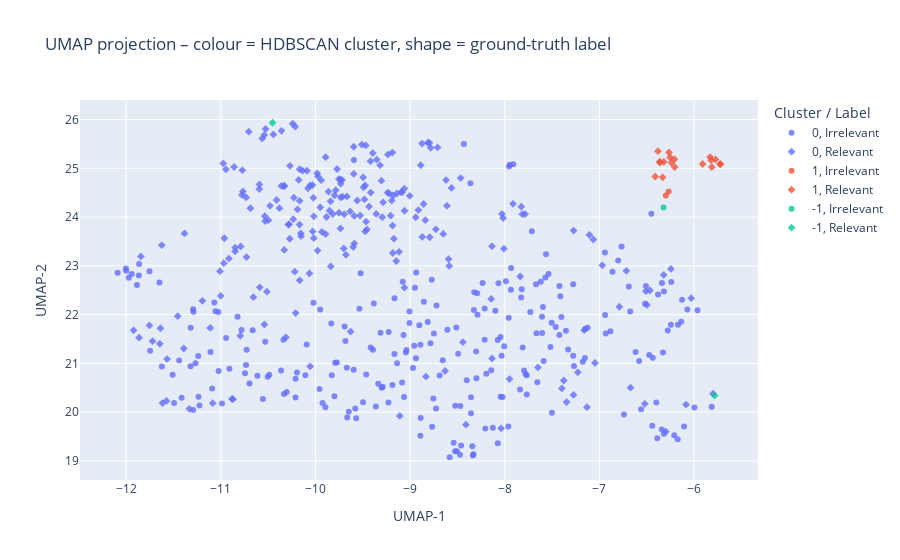

Write notebook code for a chart like this one.
### Markdown cell above
## 4.7 Embedding Visualisations  
### UMAP + HDBSCAN Scatter  

To truly understand how relevance emerges from text, we need to see the landscape itself. By projecting high-dimensional TF–IDF vectors into two dimensions using **UMAP**, we reveal the hidden geometry of app descriptions. Then, with **HDBSCAN**, we uncover dense semantic neighborhoods; natural clusters that may or may not align with our manual labels.

- **Objective:** Explore the organic structure of app descriptions in 2D space and assess how well our ground-truth labels reflect these semantic groupings.  
- **UMAP Projection:** Preserves both global and local relationships in the data, mapping each app into a position on the “UMAP-1” and “UMAP-2” axes, like plotting stars in a galaxy of meaning.

This visualisation sets the stage for the next step: examining how decision boundaries interact with these clusters. Are our models drawing lines through coherent regions, or slicing across semantic seams? Let’s find out.

### Code cell
import umap.umap_ as umap
from sklearn.cluster import HDBSCAN
import plotly.express as px

# Load the TF-IDF vectorized data from last notebook
X_tfidf = joblib.load(BASE_DIR / "checkpoints/X_tfidf_vectorized.pkl")

# Load the transformed DataFrame
df_transformed = pd.read_csv(BASE_DIR / "data/03_df_transformed.csv")

# UMAP coordinates
reducer = umap.UMAP(n_neighbors=30, min_dist=0.3, metric="hellinger", random_state=SEED)
coords = reducer.fit_transform(X_tfidf)

# Density-based clusters
hdb = HDBSCAN(min_cluster_size=15, min_samples=10)
hdb_labels = hdb.fit_predict(coords)

# Hover text
plot_df = pd.DataFrame({
    "x": coords[:, 0],
    "y": coords[:, 1],
    "cluster": hdb_labels.astype(str),
    "LabelTxt": y.reset_index(drop=True).map({1: "Relevant", 0: "Irrelevant"}),
    "App": df_transformed.loc[y.index, "AppName"],          # short title
    "ID":  df_transformed.loc[y.index, "fioriId"],          # SAP ID
    "Snippet": df_final.loc[y.index, "all_text_label"].str[:80]
})

fig = px.scatter(
    plot_df,
    x="x", y="y",
    color="cluster",
    symbol="LabelTxt",
    hover_name="App",
    hover_data={"ID": True, "Snippet": True, "x": False, "y": False},
    opacity=0.8,
    title="UMAP projection – colour = HDBSCAN cluster, shape = ground-truth label"
)
fig.update_layout(xaxis_title="UMAP-1", yaxis_title="UMAP-2", legend_title="Cluster / Label")
fig.write_html(BASE_DIR / "reports/umap_hdbscan_clusters.html")
fig.show()

### Figure 1 — Plotly figure (JSON) as saved in the notebook; plotly's stock layout.template omitted (floating-point values rounded to 4 significant figures; data arrays with more than 128 entries replaced by an {"elided": "..."} marker saying what was removed)
{"data": [{"customdata": {"elided": "247x2 str values"}, "hovertemplate": "<b>%{hovertext}</b><br><br>cluster=0<br>LabelTxt=Irrelevant<br>ID=%{customdata[0]}<br>Snippet=%{customdata[1]}<extra></extra>", "hovertext": {"elided": "247 str values"}, "legendgroup": "0, Irrelevant", "marker": {"color": "#636efa", "opacity": 0.8, "symbol": "circle"}, "mode": "markers", "name": "0, Irrelevant", "orientation": "v", "showlegend": true, "type": "scatter", "x": {"elided": "247 float values"}, "xaxis": "x", "y": {"elided": "247 float values"}, "yaxis": "y"}, {"customdata": {"elided": "230x2 str values"}, "hovertemplate": "<b>%{hovertext}</b><br><br>cluster=0<br>LabelTxt=Relevant<br>ID=%{customdata[0]}<br>Snippet=%{customdata[1]}<extra></extra>", "hovertext": {"elided": "230 str values"}, "legendgroup": "0, Relevant", "marker": {"color": "#636efa", "opacity": 0.8, "symbol": "diamond"}, "mode": "markers", "name": "0, Relevant", "orientation": "v", "showlegend": true, "type": "scatter", "x": {"elided": "230 float values"}, "xaxis": "x", "y": {"elided": "230 float values"}, "yaxis": "y"}, {"customdata": [["F5717", "Maintain DN Downstream Nodes Hydrocarbon Analyst (Oil & Gas) : Is responsible fo"], ["F7768", "Manage Observation Rulesets Define a series of Observation Rulesets that can per"]], "hovertemplate": "<b>%{hovertext}</b><br><br>cluster=1<br>LabelTxt=Irrelevant<br>ID=%{customdata[0]}<br>Snippet=%{customdata[1]}<extra></extra>", "hovertext": ["Delivery Network Downstream Node", "Manage Observation Rulesets"], "legendgroup": "1, Irrelevant", "marker": {"color": "#EF553B", "opacity": 0.8, "symbol": "circle"}, "mode": "markers", "name": "1, Irrelevant", "orientation": "v", "showlegend": true, "type": "scatter", "x": [-6.268, -6.298], "xaxis": "x", "y": [24.52, 24.44], "yaxis": "y"}, {"customdata": [["O3UX7_WY_MKTOVR", "WYGP Marketing Xref Override This app is a SAP GUI for HTML transaction. These c"], ["O3UREP_GROUP_MAINT", "Regulatory Reporting EIA-914 Group Maintenance This app is a SAP GUI for HTML tr"], ["O3UVL_TPA0", "Tax Processing Allowance This app is a SAP GUI for HTML transaction. These class"], ["_PRA_FP_VAR_SAL_MO", "ONRR-2014 Variance by Sales Month This app is a SAP GUI for HTML transaction. Th"], ["O3U_WCD3", "Display Well Completion Dated This app is a SAP GUI for HTML transaction. These "], ["_PRA_AR_CNTRL_RPT", "AR Reconcilation Report This app is a SAP GUI for HTML transaction. These classi"], ["_PRA_FP_S6RTOVR", "Maintain Section 6 Rate Override This app is a SAP GUI for HTML transaction. The"], ["O3U_DI6", "Delete DOI This app is a SAP GUI for HTML transaction. These classic transaction"], ["O3UOW_OTX", "Execute Owner Request This app is a SAP GUI for HTML transaction. These classic "], ["O3U_TCM6", "Delete WC/DN Theoretical Calculation Method This app is a SAP GUI for HTML trans"], ["O3UVL_WLTAX_R", "Well Completion - Tax Class Report This app is a SAP GUI for HTML transaction. T"], ["_PRA_GT_MASTER", "Maintain Gen Tax Master This app is a SAP GUI for HTML transaction. These classi"], ["_PRA_FP_LEASE", "Maintain Lease This app is a SAP GUI for HTML transaction. These classic transac"], ["O3U_DI1", "Create DOI This app is a SAP GUI for HTML transaction. These classic transaction"], ["O3U_PC019", "Capacity List Processing This app is a SAP GUI for HTML transaction. These class"], ["_PRA_ESCH_HST_CLN", "Un-Escheat Owner This app is a SAP GUI for HTML transaction. These classic trans"], ["O3U_JV3", "Display Joint Venture This app is a SAP GUI for HTML transaction. These classic "], ["O3UT5_SOLE", "Maintain OKGP15 SOL Exception This app is a SAP GUI for HTML transaction. These "]], "hovertemplate": "<b>%{hovertext}</b><br><br>cluster=1<br>LabelTxt=Relevant<br>ID=%{customdata[0]}<br>Snippet=%{customdata[1]}<extra></extra>", "hovertext": ["WYGP Marketing Xref Override", "Regulatory Reporting EIA-914 Group Maintenance", "Tax Processing Allowance", "ONRR-2014 Variance by Sales Month", "Display Well Completion Dated", "AR Reconcilation Report", "Maintain Section 6 Rate Override", "Delete DOI", "Execute Owner Request", "Delete WC/DN Theoretical Calculation Method", "Well Completion - Tax Class Report", "Maintain Gen Tax Master", "Maintain Lease", "Create DOI", "Capacity List Processing", "Un-Escheat Owner", "Display Joint Venture", "Maintain OKGP15 SOL Exception"], "legendgroup": "1, Relevant", "marker": {"color": "#EF553B", "opacity": 0.8, "symbol": "diamond"}, "mode": "markers", "name": "1, Relevant", "orientation": "v", "showlegend": true, "type": "scatter", "x": [-5.722, -5.82, -6.32, -5.812, -6.332, -6.207, -5.909, -6.253, -6.239, -6.41, -6.381, -5.83, -5.773, -6.362, -6.264, -6.205, -6.36, -5.724], "xaxis": "x", "y": [25.08, 25.17, 25.13, 25.03, 24.82, 25.19, 25.09, 25.22, 25.12, 24.83, 25.35, 25.23, 25.18, 25.14, 25.33, 25.03, 25.12, 25.09], "yaxis": "y"}, {"customdata": [["F1046", "Analyze Production Allocation - Show the Allocation Results View the aggregated "]], "hovertemplate": "<b>%{hovertext}</b><br><br>cluster=-1<br>LabelTxt=Irrelevant<br>ID=%{customdata[0]}<br>Snippet=%{customdata[1]}<extra></extra>", "hovertext": ["Analyze Production Allocation"], "legendgroup": "-1, Irrelevant", "marker": {"color": "#00cc96", "opacity": 0.8, "symbol": "circle"}, "mode": "markers", "name": "-1, Irrelevant", "orientation": "v", "showlegend": true, "type": "scatter", "x": [-6.322], "xaxis": "x", "y": [24.19], "yaxis": "y"}, {"customdata": [["EHENV_UI_SCEN_EDIT_OVP (EHENV_UI_SCEN_EDIT_OVP)", "This app is a Web Dynpro for ABAP application. These classic applications are av"], ["GJRT", "Rate Type for Overhead Burden This app is a SAP GUI for HTML transaction. These "]], "hovertemplate": "<b>%{hovertext}</b><br><br>cluster=-1<br>LabelTxt=Relevant<br>ID=%{customdata[0]}<br>Snippet=%{customdata[1]}<extra></extra>", "hovertext": ["Display Compliance Scenario, Edit Compliance Scenario", "Rate Type for Overhead Burden"], "legendgroup": "-1, Relevant", "marker": {"color": "#00cc96", "opacity": 0.8, "symbol": "diamond"}, "mode": "markers", "name": "-1, Relevant", "orientation": "v", "showlegend": true, "type": "scatter", "x": [-5.783, -10.45], "xaxis": "x", "y": [20.34, 25.93], "yaxis": "y"}], "layout": {"legend": {"title": {"text": "Cluster / Label"}, "tracegroupgap": 0}, "title": {"text": "UMAP projection – colour = HDBSCAN cluster, shape = ground-truth label"}, "xaxis": {"anchor": "y", "domain": [0, 1], "title": {"text": "UMAP-1"}}, "yaxis": {"anchor": "x", "domain": [0, 1], "title": {"text": "UMAP-2"}}}}
